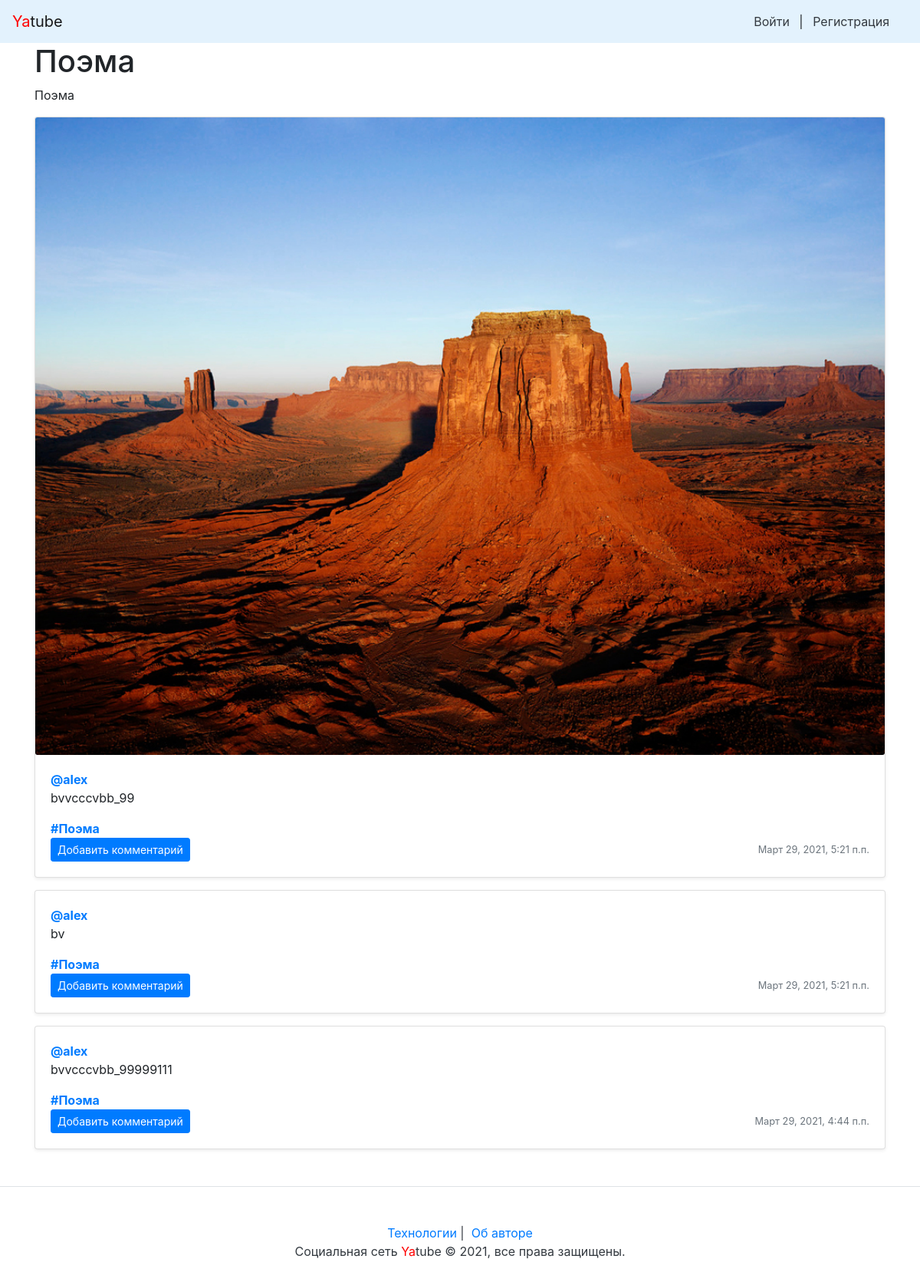
Screenshot of /group/poema/ with the database file from the repository.
### posts/models.py (models this page shows, shortened)
class Group(models.Model):
    objects = None
    title = models.CharField(
        verbose_name='Заголовок',
        max_length=200,
        help_text='Дайте короткое название группе',
    )
    slug = models.SlugField(
        verbose_name='Адрес',
        unique=True,
        help_text='Укажите адрес для страницы группы',
    )
    description = models.TextField(
        verbose_name='Описание',
        help_text='Укажите краткое описание группы',
    )

class Post(models.Model):
    objects = None
    text = models.TextField(
        verbose_name='Текст',
        help_text='Начните писать здесь',
    )
    pub_date = models.DateTimeField(
        verbose_name='Дата публикации',
        auto_now_add=True,
    )
    author = models.ForeignKey(
        User,
        on_delete=models.CASCADE,
        verbose_name='Автор',
        related_name='author_posts',
    )
    group = models.ForeignKey(
        Group,
        verbose_name='Группа',
        on_delete=models.SET_NULL,
        related_name='group_posts',
        blank=True, null=True,
    )
    image = models.ImageField(
        verbose_name='Изображение',
        help_text='Загрузите изображение',
        upload_to='posts/',
        blank=True, null=True
    )

### posts/views.py (the view)
# urls.py: path('group/<slug:slug>/', views.group_posts, name='group'),
def group_posts(request, slug):
    group = get_object_or_404(Group, slug=slug)
    post_list = Post.objects.filter(group=group).order_by('-pub_date')[:12]
    paginator = Paginator(post_list, 10)
    page_number = request.GET.get('page')
    page = paginator.get_page(page_number)
    return render(request, 'group.html', {'group': group, 'page': page})

### posts/templates/posts/group.html (shortened to what this page needs)
{% extends "base.html" %}
{% block content %}
{% load thumbnail %}
<h1>{{ group.title }}</h1>
<p>{{ group.description }}</p>
    {% for post in page %}
        {% include "post_item.html" with post=post %}
    {% endfor %}
{% endblock %}

### posts/templates/posts/post_item.html (shortened to what this page needs)
<div class="card mb-3 mt-1 shadow-sm">
  {% load thumbnail %}
  {% thumbnail post.image "960x339" crop="center" upscale=True as im %}
  <img class="card-img" src="{{ im.url }}" />
  {% endthumbnail %}
  <div class="card-body">
    <p class="card-text">
      <a name="post_{{ post.id }}" href="{% url 'profile' post.author.username %}">
        <strong class="d-block text-gray-dark">@{{ post.author }}</strong>
      </a>
      {{ post.text|linebreaksbr }}
    </p>
    {% if post.group %}
    <a class="card-link muted" href="{% url 'group' post.group.slug %}">
      <strong class="d-block text-gray-dark">#{{ post.group.title }}</strong>
    </a>
    {% endif %}
    <div class="d-flex justify-content-between align-items-center">
      <div class="btn-group">
        <a class="btn btn-sm btn-primary" href="{% url 'add_comment' post.author.username post.id %}" role="button">
          Добавить комментарий
        </a>
      </div>
      <small class="text-muted">{{ post.pub_date }}</small>
    </div>
  </div>
</div>

### rows the page displays
Group: title "Поэма", description "Поэма"
Post: author "alex", text "bvvcccvbb_99", group "Поэма", pub_date "Март 29, 2021, 5:21 п.п."
Post: author "alex", text "bv", group "Поэма", pub_date "Март 29, 2021, 5:21 п.п."
Post: author "alex", text "bvvcccvbb_99999111", group "Поэма", pub_date "Март 29, 2021, 4:44 п.п."
